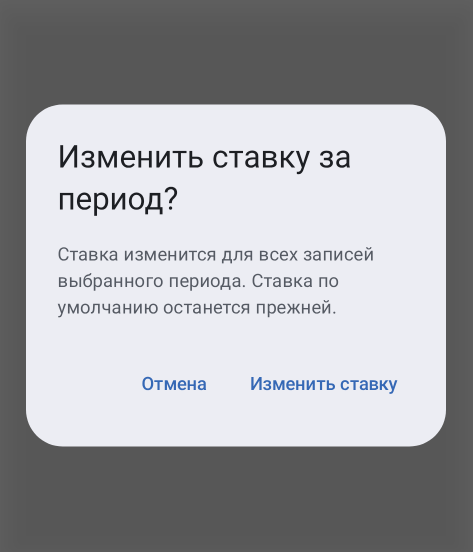
#> input picture app/src/screenshotTestDebug/reference/com/worktime/app/ui/screenshot/DialogScreenshotStatesKt/ChangeRateConfirmationScreenshot_Change rate confirmation_2863b6d6_0.png, 945 x 1103 px, given in place of ic_launcher_exact.webp, which was not available (shown at 1/2 size)
$ python generate_rustore_assets.py
#> lines starting #> are read from the running program, lines starting #| are printed output that depends on the picture
#!/usr/bin/env python3
"""Render premium RuStore marketing cards from reviewed WorkTime UI screenshots."""

from __future__ import annotations

from pathlib import Path

from PIL import Image, ImageDraw, ImageFilter, ImageFont, ImageOps

ROOT = Path(__file__).resolve().parents[1]
REFERENCE_ROOT = ROOT / "app/src/screenshotTestDebug/reference"
OUTPUT = ROOT / "docs/rustore/assets"
OUTPUT.mkdir(parents=True, exist_ok=True)

WIDTH = 1080
HEIGHT = 1920
SAFE_X = 86
FONT = Path("/usr/share/fonts/truetype/dejavu/DejaVuSans.ttf")
BOLD_FONT = Path("/usr/share/fonts/truetype/dejavu/DejaVuSans-Bold.ttf")

LIGHT_BG = (244, 247, 252, 255)
LIGHT_FG = (24, 28, 35, 255)
LIGHT_MUTED = (86, 96, 112, 255)
DARK_BG = (14, 17, 23, 255)
DARK_FG = (245, 247, 251, 255)
DARK_MUTED = (184, 193, 208, 255)
BLUE = (59, 104, 178, 255)
BLUE_LIGHT = (202, 219, 247, 255)
BLUE_DARK = (33, 56, 93, 255)
WHITE = (255, 255, 255, 255)


def find_reference(prefix: str) -> Path:
    matches = sorted(REFERENCE_ROOT.rglob(f"{prefix}_*.png"))
    if len(matches) != 1:
        raise RuntimeError(f"Expected exactly one screenshot for {prefix!r}, found {len(matches)}: {matches}")
    return matches[0]


SCREENSHOTS = {
    "calendar_light": lambda: find_reference("CalendarPopulatedLightScreenshot"),
    "calendar_dark": lambda: find_reference("CalendarPopulatedDarkScreenshot"),
    "year_light": lambda: find_reference("YearSummaryPopulatedScreenshot"),
    "day_editor": lambda: find_reference("StoreDayEditorPopulatedScreenshot"),
    "privacy_dark": lambda: find_reference("StorePrivacyDarkScreenshot"),
    "export": lambda: find_reference("StoreExportFormatScreenshot"),
}


def font(size: int, *, bold: bool = False) -> ImageFont.FreeTypeFont:
    return ImageFont.truetype(str(BOLD_FONT if bold else FONT), size)


# [5 lines left out: function rounded_mask, not called in this run]


def alpha_blur_blob(
    canvas: Image.Image,
    box: tuple[int, int, int, int],
    fill: tuple[int, int, int, int],
    blur: int,
) -> None:
    layer = Image.new("RGBA", canvas.size, (0, 0, 0, 0))
    draw = ImageDraw.Draw(layer)
    draw.ellipse(box, fill=fill)
    canvas.alpha_composite(layer.filter(ImageFilter.GaussianBlur(blur)))


def background(index: int, *, dark: bool = False) -> Image.Image:
    base = DARK_BG if dark else LIGHT_BG
    canvas = Image.new("RGBA", (WIDTH, HEIGHT), base)
    # Shared carousel motif: a soft blue mass progresses across the six cards.
    x = -260 + index * 180
    if dark:
        alpha_blur_blob(canvas, (x, -180, x + 820, 640), (48, 83, 142, 88), 110)
        alpha_blur_blob(canvas, (WIDTH - 520, 1180, WIDTH + 250, 2050), (30, 47, 77, 105), 125)
    else:
        alpha_blur_blob(canvas, (x, -210, x + 840, 650), (164, 196, 244, 118), 115)
        alpha_blur_blob(canvas, (WIDTH - 420, 1280, WIDTH + 250, 2040), (205, 220, 244, 90), 120)
    return canvas


def wrap_lines(
    draw: ImageDraw.ImageDraw,
    text: str,
    text_font: ImageFont.FreeTypeFont,
    max_width: int,
) -> list[str]:
    words = text.split()
    lines: list[str] = []
    current = ""
    for word in words:
        trial = word if not current else f"{current} {word}"
        if draw.textbbox((0, 0), trial, font=text_font)[2] <= max_width:
            current = trial
        else:
            if current:
                lines.append(current)
            current = word
    if current:
        lines.append(current)
    return lines


def draw_heading(
    canvas: Image.Image,
    title: str,
    subtitle: str,
    *,
    dark: bool = False,
    title_size: int = 70,
) -> None:
    draw = ImageDraw.Draw(canvas)
    foreground = DARK_FG if dark else LIGHT_FG
    muted = DARK_MUTED if dark else LIGHT_MUTED

    draw.text(
        (SAFE_X, 82),
        "WorkTime",
        font=font(29, bold=True),
        fill=BLUE_LIGHT if dark else BLUE,
    )

    title_font = font(title_size, bold=True)
    lines = wrap_lines(draw, title, title_font, WIDTH - SAFE_X * 2)
    if len(lines) > 2:
        title_font = font(title_size - 6, bold=True)
        lines = wrap_lines(draw, title, title_font, WIDTH - SAFE_X * 2)

    y = 160
    line_height = int(title_font.size * 1.12)
    for line in lines[:2]:
        draw.text((SAFE_X, y), line, font=title_font, fill=foreground)
        y += line_height

    subtitle_font = font(34)
    subtitle_lines = wrap_lines(draw, subtitle, subtitle_font, WIDTH - SAFE_X * 2)
    y += 18
    for line in subtitle_lines[:2]:
        draw.text((SAFE_X, y), line, font=subtitle_font, fill=muted)
        y += 45


# [103 lines left out: functions shadowed_panel, crop_norm, pill, save, not called in this run]


def hero_card() -> None:
    canvas = background(0)
    draw_heading(canvas, "Рабочий месяц — одним взглядом", "Смены · часы · доход")
    screen = Image.open(SCREENSHOTS["calendar_light"]()).convert("RGBA")

    shadowed_panel(
        canvas,
        screen,
        center=(555, 1300),
        width=780,
        angle=-2.0,
        shadow_alpha=58,
    )

    summary = crop_norm(screen, 0.03, 0.72, 0.97, 0.95)
    shadowed_panel(
        canvas,
        summary,
        center=(790, 745),
        width=540,
        radius=36,
        angle=2.4,
        shadow_alpha=40,
        shadow_blur=20,
    )
    save(canvas, "01-hero-calendar.png")


# [167 lines left out: functions shift_card, summary_card, themes_card, privacy_card, export_card, not called in this run]


def main() -> None:
    # Remove the old technical gallery before rendering the final named series.
    for path in OUTPUT.glob("0*.png"):
        path.unlink()

    icon = Image.open(ROOT / "app/src/main/res/drawable-nodpi/ic_launcher_exact.webp").convert("RGB")
    icon_path = OUTPUT / "rustore-icon-512.png"
    icon.resize((512, 512), Image.Resampling.LANCZOS).save(
        icon_path,
        "PNG",
        optimize=True,
        compress_level=9,
    )
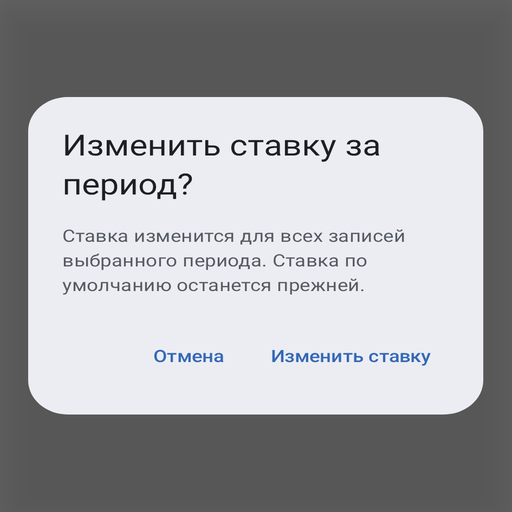
#> saved as rustore-icon-512.png: PIL image 512x512 RGB; mean R, G, B 164.3, 165.1, 168.7
    assert Image.open(icon_path).size == (512, 512)
    assert icon_path.stat().st_size <= 1 * 1024 * 1024

    hero_card()
#> in background, `base = DARK_BG if dark else LIGHT_BG`: base = (244, 247, 252, 255)
#> in background, `canvas = Image.new("RGBA", (WIDTH, HEIGHT), base)`:
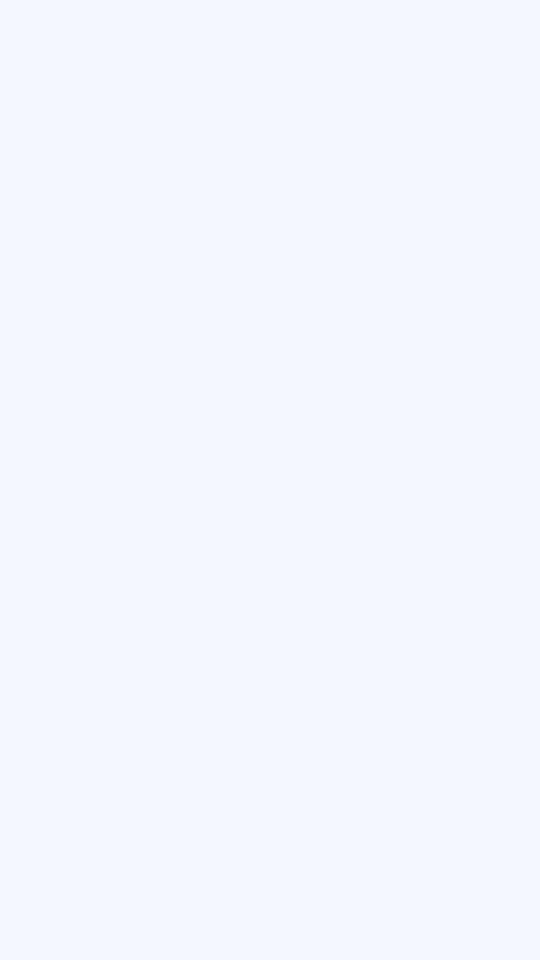
#> canvas: PIL image 1080x1920 RGBA (shown at 1/2 size); mean R, G, B, A 244, 247, 252, 255
#> in alpha_blur_blob, `layer = Image.new("RGBA", canvas.size, (0, 0, 0, 0))`: layer: PIL image 1080x1920 RGBA; every value is 0
#> in alpha_blur_blob, `canvas.alpha_composite(layer.filter(ImageFilter.GaussianBlur(blur)))`:
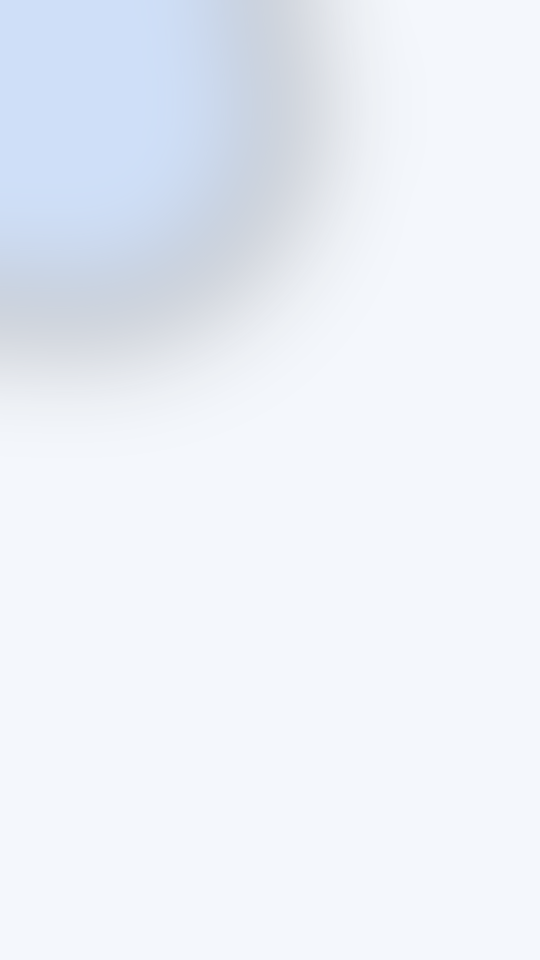
#> canvas: PIL image 1080x1920 RGBA (shown at 1/2 size); mean R, G, B, A 235.6, 240.2, 247.7, 255
#> in alpha_blur_blob, `canvas.alpha_composite(layer.filter(ImageFilter.GaussianBlur(blur)))`:
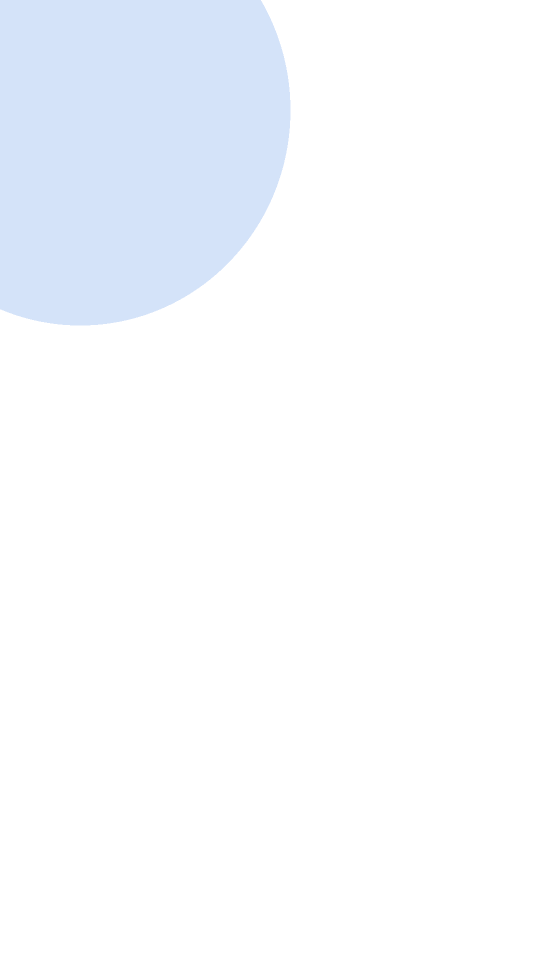
#> layer: PIL image 1080x1920 RGBA (shown at 1/2 size); mean R, G, B, A 26.4, 31.5, 39.2, 19; transparent parts drawn white
#> call 2 of alpha_blur_blob, with box = (660, 1280, 1330, 2040), fill = (205, 220, 244, 90), blur = 120
#> in alpha_blur_blob (call 2), `canvas.alpha_composite(layer.filter(ImageFilter.GaussianBlur(blur)))`:
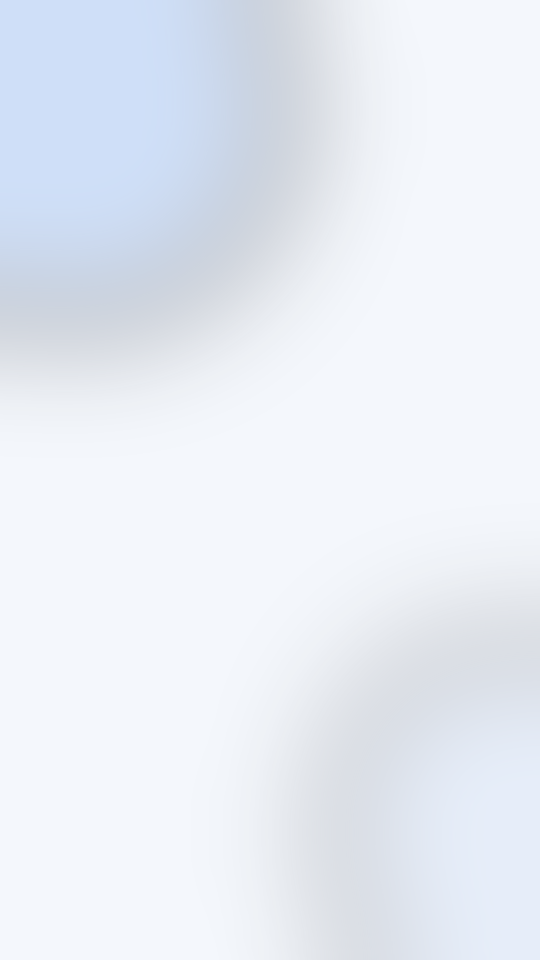
#> canvas: PIL image 1080x1920 RGBA (shown at 1/2 size); mean R, G, B, A 231.9, 236.9, 244.8, 255
#> in draw_heading, `lines = wrap_lines(draw, title, title_font, WIDTH - SAFE_X * 2)`: lines = ['Рабочий месяц —', 'одним взглядом']
#> the loop in draw_heading, `for line in lines[:2]:` made 2 passes
#> (line, y) on passes 1 to 2: ('Рабочий месяц —', 238), ('одним взглядом', 316)
#> after the loop in draw_heading, `for line in lines[:2]:`: y = 316
#> in draw_heading, `subtitle_lines = wrap_lines(draw, subtitle, subtitle_font, WIDTH - SAF..`: subtitle_lines = ['Смены · часы · доход']
#> in draw_heading, `y += 18`: y = 334
#> the loop in draw_heading, `for line in subtitle_lines[:2]:` made 1 pass
#> (line, y) on pass 1: ('Смены · часы · доход', 379)
#> after the loop in draw_heading, `for line in subtitle_lines[:2]:`: y = 379
#> in hero_card, `draw_heading(canvas, "Рабочий месяц — одним взглядом", "Смены · часы ·..`:
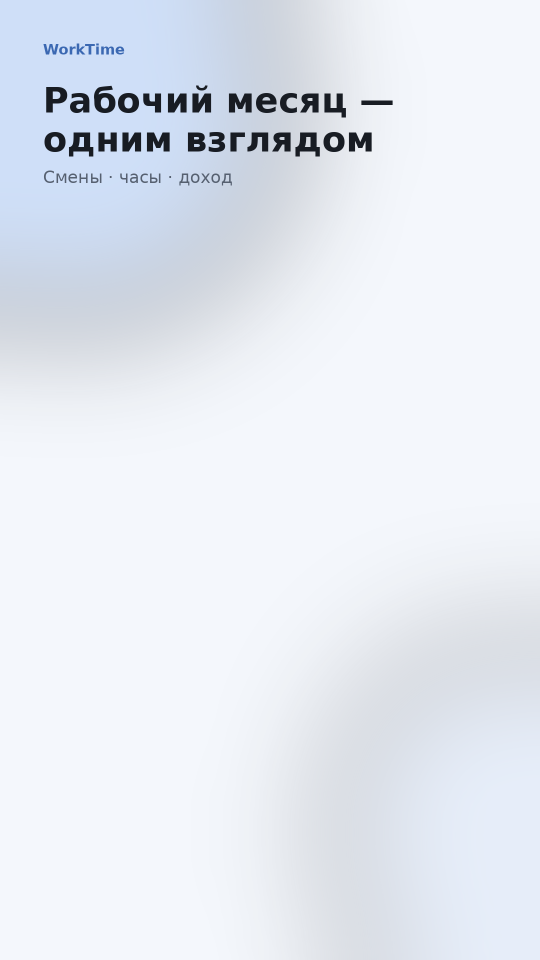
#> canvas: PIL image 1080x1920 RGBA (shown at 1/2 size); mean R, G, B, A 229.1, 234, 241.8, 255
    shift_card()
    summary_card()
    themes_card()
    privacy_card()
    export_card()

    expected = [
        "01-hero-calendar.png",
        "02-shift-entry.png",
        "03-year-summary.png",
        "04-themes.png",
        "05-privacy.png",
        "06-export.png",
        "rustore-icon-512.png",
    ]
    missing = [name for name in expected if not (OUTPUT / name).is_file()]
    if missing:
        raise RuntimeError(f"Missing generated RuStore assets: {missing}")

    for name in expected:
        path = OUTPUT / name
        print(f"{name}: {Image.open(path).size}, {path.stat().st_size / 1024:.1f} KiB")


if __name__ == "__main__":
#> (the run stopped early here; a loop or call above may not have finished)
